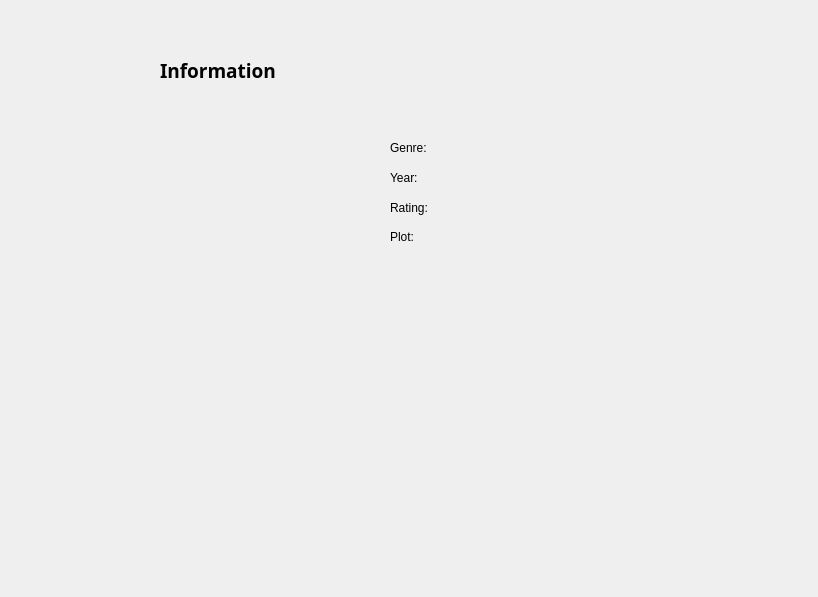
<?xml version="1.0" encoding="UTF-8"?>
<ui version="4.0">
 <class>Dialog</class>
 <widget class="QDialog" name="Dialog">
  <property name="geometry">
   <rect>
    <x>0</x>
    <y>0</y>
    <width>818</width>
    <height>597</height>
   </rect>
  </property>
  <property name="windowTitle">
   <string>Dialog</string>
  </property>
  <widget class="QLabel" name="label">
   <property name="geometry">
    <rect>
     <x>50</x>
     <y>10</y>
     <width>131</width>
     <height>131</height>
    </rect>
   </property>
   <property name="text">
    <string/>
   </property>
   <property name="pixmap">
    <pixmap>design/movie.png</pixmap>
   </property>
  </widget>
  <widget class="QLabel" name="title">
   <property name="geometry">
    <rect>
     <x>160</x>
     <y>50</y>
     <width>341</width>
     <height>41</height>
    </rect>
   </property>
   <property name="font">
    <font>
     <family>Neutra Text</family>
     <pointsize>14</pointsize>
     <weight>75</weight>
     <bold>true</bold>
    </font>
   </property>
   <property name="text">
    <string>Information</string>
   </property>
  </widget>
  <widget class="QLabel" name="back_button">
   <property name="geometry">
    <rect>
     <x>610</x>
     <y>500</y>
     <width>171</width>
     <height>41</height>
    </rect>
   </property>
   <property name="text">
    <string/>
   </property>
   <property name="pixmap">
    <pixmap>design/back.png</pixmap>
   </property>
  </widget>
  <widget class="QLabel" name="poster">
   <property name="geometry">
    <rect>
     <x>40</x>
     <y>140</y>
     <width>300</width>
     <height>300</height>
    </rect>
   </property>
   <property name="text">
    <string/>
   </property>
  </widget>
  <widget class="QLabel" name="genre">
   <property name="geometry">
    <rect>
     <x>390</x>
     <y>140</y>
     <width>261</width>
     <height>16</height>
    </rect>
   </property>
   <property name="font">
    <font>
     <pointsize>9</pointsize>
    </font>
   </property>
   <property name="text">
    <string>Genre: </string>
   </property>
  </widget>
  <widget class="QLabel" name="year">
   <property name="geometry">
    <rect>
     <x>390</x>
     <y>170</y>
     <width>261</width>
     <height>16</height>
    </rect>
   </property>
   <property name="font">
    <font>
     <pointsize>9</pointsize>
    </font>
   </property>
   <property name="text">
    <string>Year: </string>
   </property>
  </widget>
  <widget class="QLabel" name="plot">
   <property name="geometry">
    <rect>
     <x>390</x>
     <y>230</y>
     <width>381</width>
     <height>221</height>
    </rect>
   </property>
   <property name="font">
    <font>
     <pointsize>9</pointsize>
    </font>
   </property>
   <property name="text">
    <string>Plot: </string>
   </property>
   <property name="alignment">
    <set>Qt::AlignLeading|Qt::AlignLeft|Qt::AlignTop</set>
   </property>
  </widget>
  <widget class="QLabel" name="rating">
   <property name="geometry">
    <rect>
     <x>390</x>
     <y>200</y>
     <width>261</width>
     <height>16</height>
    </rect>
   </property>
   <property name="font">
    <font>
     <pointsize>9</pointsize>
    </font>
   </property>
   <property name="text">
    <string>Rating:</string>
   </property>
  </widget>
 </widget>
 <resources/>
 <connections/>
</ui>
